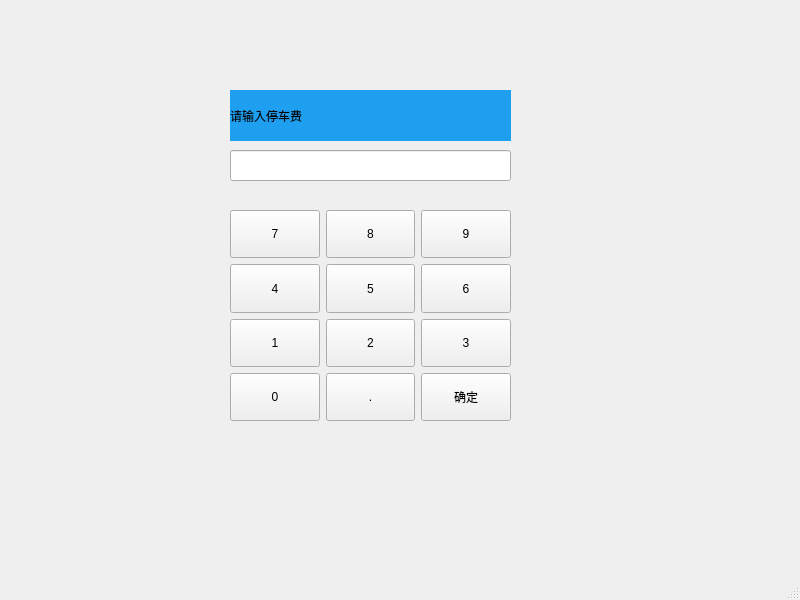
<?xml version="1.0" encoding="UTF-8"?>
<ui version="4.0">
 <class>InputWindow</class>
 <widget class="QMainWindow" name="InputWindow">
  <property name="geometry">
   <rect>
    <x>0</x>
    <y>0</y>
    <width>800</width>
    <height>600</height>
   </rect>
  </property>
  <property name="windowTitle">
   <string>MainWindow</string>
  </property>
  <property name="styleSheet">
   <string notr="true">QLabel#fee_Lb
{
	background-color:#1F9FF0;
}</string>
  </property>
  <widget class="QWidget" name="centralwidget">
   <widget class="QLabel" name="fee_Lb">
    <property name="geometry">
     <rect>
      <x>230</x>
      <y>90</y>
      <width>281</width>
      <height>51</height>
     </rect>
    </property>
    <property name="text">
     <string>请输入停车费</string>
    </property>
   </widget>
   <widget class="QLineEdit" name="fee_Ed">
    <property name="geometry">
     <rect>
      <x>230</x>
      <y>150</y>
      <width>281</width>
      <height>31</height>
     </rect>
    </property>
   </widget>
   <widget class="QWidget" name="">
    <property name="geometry">
     <rect>
      <x>230</x>
      <y>210</y>
      <width>281</width>
      <height>211</height>
     </rect>
    </property>
    <layout class="QGridLayout" name="gridLayout">
     <item row="0" column="0">
      <widget class="KeyButton" name="toolButton">
       <property name="sizePolicy">
        <sizepolicy hsizetype="Expanding" vsizetype="Expanding">
         <horstretch>0</horstretch>
         <verstretch>0</verstretch>
        </sizepolicy>
       </property>
       <property name="text">
        <string>7</string>
       </property>
      </widget>
     </item>
     <item row="0" column="1">
      <widget class="KeyButton" name="toolButton_2">
       <property name="sizePolicy">
        <sizepolicy hsizetype="Expanding" vsizetype="Expanding">
         <horstretch>0</horstretch>
         <verstretch>0</verstretch>
        </sizepolicy>
       </property>
       <property name="text">
        <string>8</string>
       </property>
      </widget>
     </item>
     <item row="0" column="2">
      <widget class="KeyButton" name="toolButton_3">
       <property name="sizePolicy">
        <sizepolicy hsizetype="Expanding" vsizetype="Expanding">
         <horstretch>0</horstretch>
         <verstretch>0</verstretch>
        </sizepolicy>
       </property>
       <property name="text">
        <string>9</string>
       </property>
      </widget>
     </item>
     <item row="1" column="0">
      <widget class="KeyButton" name="toolButton_6">
       <property name="sizePolicy">
        <sizepolicy hsizetype="Expanding" vsizetype="Expanding">
         <horstretch>0</horstretch>
         <verstretch>0</verstretch>
        </sizepolicy>
       </property>
       <property name="text">
        <string>4</string>
       </property>
      </widget>
     </item>
     <item row="1" column="1">
      <widget class="KeyButton" name="toolButton_5">
       <property name="sizePolicy">
        <sizepolicy hsizetype="Expanding" vsizetype="Expanding">
         <horstretch>0</horstretch>
         <verstretch>0</verstretch>
        </sizepolicy>
       </property>
       <property name="text">
        <string>5</string>
       </property>
      </widget>
     </item>
     <item row="1" column="2">
      <widget class="KeyButton" name="toolButton_4">
       <property name="sizePolicy">
        <sizepolicy hsizetype="Expanding" vsizetype="Expanding">
         <horstretch>0</horstretch>
         <verstretch>0</verstretch>
        </sizepolicy>
       </property>
       <property name="text">
        <string>6</string>
       </property>
      </widget>
     </item>
     <item row="2" column="0">
      <widget class="KeyButton" name="toolButton_9">
       <property name="sizePolicy">
        <sizepolicy hsizetype="Expanding" vsizetype="Expanding">
         <horstretch>0</horstretch>
         <verstretch>0</verstretch>
        </sizepolicy>
       </property>
       <property name="text">
        <string>1</string>
       </property>
      </widget>
     </item>
     <item row="2" column="1">
      <widget class="KeyButton" name="toolButton_8">
       <property name="sizePolicy">
        <sizepolicy hsizetype="Expanding" vsizetype="Expanding">
         <horstretch>0</horstretch>
         <verstretch>0</verstretch>
        </sizepolicy>
       </property>
       <property name="text">
        <string>2</string>
       </property>
      </widget>
     </item>
     <item row="2" column="2">
      <widget class="KeyButton" name="toolButton_7">
       <property name="sizePolicy">
        <sizepolicy hsizetype="Expanding" vsizetype="Expanding">
         <horstretch>0</horstretch>
         <verstretch>0</verstretch>
        </sizepolicy>
       </property>
       <property name="text">
        <string>3</string>
       </property>
      </widget>
     </item>
     <item row="3" column="0">
      <widget class="KeyButton" name="toolButton_10">
       <property name="sizePolicy">
        <sizepolicy hsizetype="Expanding" vsizetype="Expanding">
         <horstretch>0</horstretch>
         <verstretch>0</verstretch>
        </sizepolicy>
       </property>
       <property name="text">
        <string>0</string>
       </property>
      </widget>
     </item>
     <item row="3" column="1">
      <widget class="KeyButton" name="toolButton_12">
       <property name="sizePolicy">
        <sizepolicy hsizetype="Expanding" vsizetype="Expanding">
         <horstretch>0</horstretch>
         <verstretch>0</verstretch>
        </sizepolicy>
       </property>
       <property name="text">
        <string>.</string>
       </property>
      </widget>
     </item>
     <item row="3" column="2">
      <widget class="QPushButton" name="ok_Bt">
       <property name="sizePolicy">
        <sizepolicy hsizetype="Expanding" vsizetype="Expanding">
         <horstretch>0</horstretch>
         <verstretch>0</verstretch>
        </sizepolicy>
       </property>
       <property name="text">
        <string>确定</string>
       </property>
      </widget>
     </item>
    </layout>
   </widget>
  </widget>
  <widget class="QMenuBar" name="menubar">
   <property name="geometry">
    <rect>
     <x>0</x>
     <y>0</y>
     <width>800</width>
     <height>23</height>
    </rect>
   </property>
  </widget>
  <widget class="QStatusBar" name="statusbar"/>
 </widget>
 <customwidgets>
  <customwidget>
   <class>KeyButton</class>
   <extends>QToolButton</extends>
   <header location="global">keybutton.h</header>
  </customwidget>
 </customwidgets>
 <resources/>
 <connections/>
</ui>
